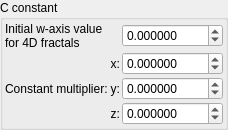
            <widget class="QGroupBox" name="groupBox_2">
             <property name="title">
              <string>C constant</string>
             </property>
             <layout class="QVBoxLayout" name="verticalLayout_2">
              <property name="leftMargin">
               <number>2</number>
              </property>
              <property name="topMargin">
               <number>2</number>
              </property>
              <property name="rightMargin">
               <number>2</number>
              </property>
              <property name="bottomMargin">
               <number>2</number>
              </property>
              <item>
               <layout class="QGridLayout" name="gridLayout_3">
                <property name="leftMargin">
                 <number>0</number>
                </property>
                <property name="topMargin">
                 <number>0</number>
                </property>
                <property name="spacing">
                 <number>2</number>
                </property>
                <item row="2" column="2">
                 <widget class="MyDoubleSpinBox" name="spinbox3_fractal_constant_factor_y">
                  <property name="sizePolicy">
                   <sizepolicy hsizetype="Minimum" vsizetype="Maximum">
                    <horstretch>0</horstretch>
                    <verstretch>0</verstretch>
                   </sizepolicy>
                  </property>
                  <property name="toolTip">
                   <string>&lt;html&gt;&lt;head/&gt;&lt;body&gt;&lt;p&gt;Multiplies fractal c constant by this value.&lt;/p&gt;&lt;/body&gt;&lt;/html&gt;</string>
                  </property>
                  <property name="prefix">
                   <string/>
                  </property>
                  <property name="suffix">
                   <string/>
                  </property>
                  <property name="decimals">
                   <number>6</number>
                  </property>
                  <property name="minimum">
                   <double>-1000.000000000000000</double>
                  </property>
                  <property name="maximum">
                   <double>1000.000000000000000</double>
                  </property>
                  <property name="singleStep">
                   <double>0.100000000000000</double>
                  </property>
                 </widget>
                </item>
                <item row="2" column="1">
                 <widget class="QLabel" name="label_347">
                  <property name="sizePolicy">
                   <sizepolicy hsizetype="Maximum" vsizetype="Preferred">
                    <horstretch>0</horstretch>
                    <verstretch>0</verstretch>
                   </sizepolicy>
                  </property>
                  <property name="text">
                   <string>y:</string>
                  </property>
                  <property name="alignment">
                   <set>Qt::AlignRight|Qt::AlignTrailing|Qt::AlignVCenter</set>
                  </property>
                 </widget>
                </item>
                <item row="1" column="1">
                 <widget class="QLabel" name="label_346">
                  <property name="sizePolicy">
                   <sizepolicy hsizetype="Maximum" vsizetype="Preferred">
                    <horstretch>0</horstretch>
                    <verstretch>0</verstretch>
                   </sizepolicy>
                  </property>
                  <property name="text">
                   <string>x:</string>
                  </property>
                  <property name="alignment">
                   <set>Qt::AlignRight|Qt::AlignTrailing|Qt::AlignVCenter</set>
                  </property>
                 </widget>
                </item>
                <item row="0" column="0">
                 <widget class="QLabel" name="label_172">
                  <property name="text">
                   <string>Initial w-axis value
for 4D fractals</string>
                  </property>
                 </widget>
                </item>
                <item row="1" column="0" rowspan="3">
                 <widget class="QLabel" name="label_135">
                  <property name="text">
                   <string>Constant multiplier:</string>
                  </property>
                 </widget>
                </item>
                <item row="1" column="2">
                 <widget class="MyDoubleSpinBox" name="spinbox3_fractal_constant_factor_x">
                  <property name="sizePolicy">
                   <sizepolicy hsizetype="Minimum" vsizetype="Maximum">
                    <horstretch>0</horstretch>
                    <verstretch>0</verstretch>
                   </sizepolicy>
                  </property>
                  <property name="toolTip">
                   <string>&lt;html&gt;&lt;head/&gt;&lt;body&gt;&lt;p&gt;Multiplies fractal c constant by this value.&lt;/p&gt;&lt;/body&gt;&lt;/html&gt;</string>
                  </property>
                  <property name="prefix">
                   <string/>
                  </property>
                  <property name="suffix">
                   <string/>
                  </property>
                  <property name="decimals">
                   <number>6</number>
                  </property>
                  <property name="minimum">
                   <double>-1000.000000000000000</double>
                  </property>
                  <property name="maximum">
                   <double>1000.000000000000000</double>
                  </property>
                  <property name="singleStep">
                   <double>0.100000000000000</double>
                  </property>
                 </widget>
                </item>
                <item row="3" column="1">
                 <widget class="QLabel" name="label_348">
                  <property name="sizePolicy">
                   <sizepolicy hsizetype="Maximum" vsizetype="Preferred">
                    <horstretch>0</horstretch>
                    <verstretch>0</verstretch>
                   </sizepolicy>
                  </property>
                  <property name="text">
                   <string>z:</string>
                  </property>
                  <property name="alignment">
                   <set>Qt::AlignRight|Qt::AlignTrailing|Qt::AlignVCenter</set>
                  </property>
                 </widget>
                </item>
                <item row="3" column="2">
                 <widget class="MyDoubleSpinBox" name="spinbox3_fractal_constant_factor_z">
                  <property name="sizePolicy">
                   <sizepolicy hsizetype="Minimum" vsizetype="Maximum">
                    <horstretch>0</horstretch>
                    <verstretch>0</verstretch>
                   </sizepolicy>
                  </property>
                  <property name="toolTip">
                   <string>&lt;html&gt;&lt;head/&gt;&lt;body&gt;&lt;p&gt;Multiplies fractal c constant by this value.&lt;/p&gt;&lt;/body&gt;&lt;/html&gt;</string>
                  </property>
                  <property name="prefix">
                   <string/>
                  </property>
                  <property name="suffix">
                   <string/>
                  </property>
                  <property name="decimals">
                   <number>6</number>
                  </property>
                  <property name="minimum">
                   <double>-1000.000000000000000</double>
                  </property>
                  <property name="maximum">
                   <double>1000.000000000000000</double>
                  </property>
                  <property name="singleStep">
                   <double>0.100000000000000</double>
                  </property>
                 </widget>
                </item>
                <item row="0" column="2">
                 <widget class="MyDoubleSpinBox" name="spinbox_initial_waxis">
                  <property name="sizePolicy">
                   <sizepolicy hsizetype="Minimum" vsizetype="Maximum">
                    <horstretch>0</horstretch>
                    <verstretch>0</verstretch>
                   </sizepolicy>
                  </property>
                  <property name="toolTip">
                   <string>&lt;html&gt;&lt;head/&gt;&lt;body&gt;&lt;p&gt;Multiplies fractal c constant by this value.&lt;/p&gt;&lt;/body&gt;&lt;/html&gt;</string>
                  </property>
                  <property name="prefix">
                   <string/>
                  </property>
                  <property name="suffix">
                   <string/>
                  </property>
                  <property name="decimals">
                   <number>6</number>
                  </property>
                  <property name="minimum">
                   <double>-1000.000000000000000</double>
                  </property>
                  <property name="maximum">
                   <double>1000.000000000000000</double>
                  </property>
                  <property name="singleStep">
                   <double>0.100000000000000</double>
                  </property>
                 </widget>
                </item>
               </layout>
              </item>
             </layout>
            </widget>
